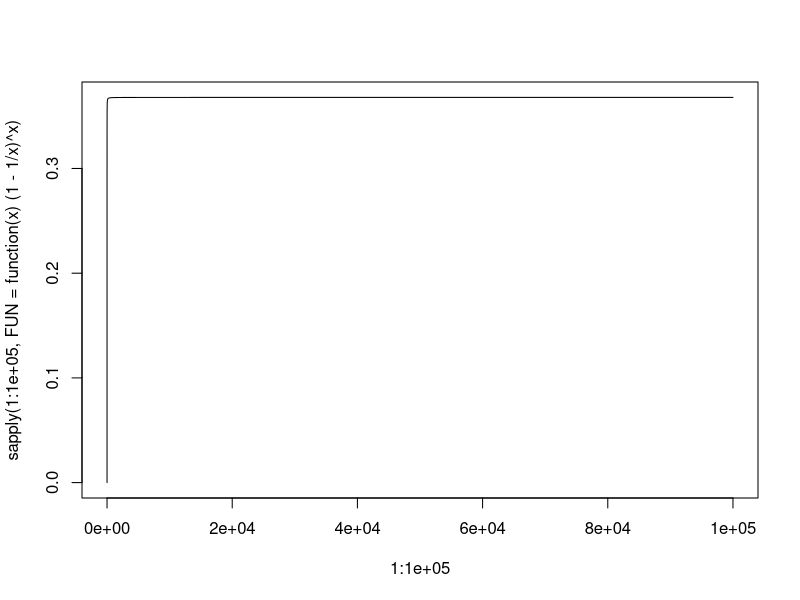

This figure's R source: (Note: this script raises an error after producing the figure.)
## ---- chunk 1
    plot(1:100000,sapply(1:100000,FUN=function(x) (1-1/x)^x), type="l")
## ---- chunk 2
    set.seed(927)
    store <- rep(NA,10000)
    for (i in 1:10000){
      store[i]=sum(sample(1:100,rep=TRUE)==4)>0
    }
    mean(store)
## ---- chunk 3
set.seed(927)
data(Default,package="ISLR")
head(Default)
## ---- chunk 4
    log.mod <- glm(default ~ income + balance, data=Default, family=binomial)
## ---- chunk 5
    run.validation <- function() {
      n<-nrow(Default)
      train.inds <- sample(n,n*.5,replace=FALSE) #i
      valid.mod <- glm(default ~ income + balance, data=Default, subset=train.inds, family=binomial) #ii
      valid.pred <- ifelse(predict(valid.mod, Default[-train.inds,], type="response")>.5,"Yes","No") #iii
      mean(valid.pred == Default$default[-train.inds]) #iv
    }
    run.validation()
## ---- chunk 6
    for(i in 1:3){
      print(run.validation())
    }
## ---- chunk 7
    for(i in 1:4){
      n<-nrow(Default)
      train.inds <- sample(n,n*.5,replace=FALSE) #i
      valid.mod <- glm(default ~ income + balance + student, data=Default, subset=train.inds, family=binomial) #ii
      valid.pred <- ifelse(predict(valid.mod, Default[-train.inds,], type="response")>.5,"Yes","No") #iii
      print(mean(valid.pred == Default$default[-train.inds])) #iv
    }
## ---- chunk 8
    summary(valid.mod)
## ---- chunk 9
set.seed(927)
data(Default,package="ISLR")
head(Default)
## ---- chunk 10
    glm.mod <- glm(default ~ income + balance, data=Default, family=binomial)
    summary(glm.mod)
## ---- chunk 11
    require(boot)
    boot.fn <- function(data.set, inds) {
      glm.mod <- glm(default ~ income + balance, data=data.set, subset=inds, family=binomial)
      coef(glm.mod)
    }
## ---- chunk 12
    boot(Default, boot.fn,R=1000)
## ---- chunk 13
data(Weekly,package="ISLR")
## ---- chunk 14
    all.data <- glm(Direction ~ Lag1 + Lag2, data=Weekly, family=binomial)
## ---- chunk 15
    sans.first <- glm(Direction ~ Lag1 + Lag2, data=Weekly[-1,], family=binomial)
## ---- chunk 16
    (pred<-ifelse(predict(sans.first, Weekly[1,],type="response") > .5,"Up","Down"))
    pred == Weekly$Direction[1]
## ---- chunk 17
    errs <- double(nrow(Weekly))
    for(i in 1:nrow(Weekly)){
      i.mod<-glm(Direction ~ Lag1 + Lag2, data=Weekly[-i,], family=binomial)
      pred<-ifelse(predict(i.mod,Weekly[i,],type="response")>.5,"Up","Down")
      errs[i] <- pred != Weekly[i,]$Direction
    }
## ---- chunk 18
    mean(errs)
## ---- chunk 19
    set.seed(1)
    x<-rnorm(100)
    y <- x-2*x^2 + rnorm(100)
## ---- chunk 20
    plot(x,y)
## ---- chunk 21
    simulated <- data.frame(x,y)
    cv.est <- double(4)
    set.seed(927)
    for (i in 1:4){
      cv.mod <- glm(y ~ poly(x,degree=i), data=simulated)
      cv.err <- cv.glm(simulated, cv.mod)
      cv.est[i] <- cv.err$delta[1]
    }
    cv.est
## ---- chunk 22
    simulated <- data.frame(x,y)
    cv.est <- double(4)
    set.seed(1)
    for (i in 1:4){
      cv.mod <- glm(y ~ poly(x,degree=i), data=simulated)
      cv.err <- cv.glm(simulated, cv.mod)
      cv.est[i] <- cv.err$delta[1]
    }
    cv.est
## ---- chunk 23
    sums <- list(4)
    for (i in 1:4){
      cv.mod <- glm(y ~ poly(x,degree=i), data=simulated)
      sums[[i]] <- summary(cv.mod)$coefficients
    }
    sums
## ---- chunk 24
data(Boston, package="MASS")
head(Boston)
## ---- chunk 25
    (mu.hat <- mean(Boston$medv))
## ---- chunk 26
    (mu.hat.se <- sd(Boston$medv)/sqrt(nrow(Boston)))
## ---- chunk 27
    set.seed(927)
    (mu.hat.boot<-boot(Boston$medv, function(x,i) mean(x[i]) , R=10000))
## ---- chunk 28
    boot.ci(mu.hat.boot,type="norm")
## ---- chunk 29
    (mu.med <- median(Boston$medv))
## ---- chunk 30
    (mu.med.boot <- boot(Boston$medv, function(x,i) median(x[i]), R=10000))
    boot.ci(mu.med.boot,type="norm")
## ---- chunk 31
    quantile(Boston$medv,probs=.1)
## ---- chunk 32
    boot(Boston$medv, function(x,i) quantile(x[i],probs=.1), R=10000)
